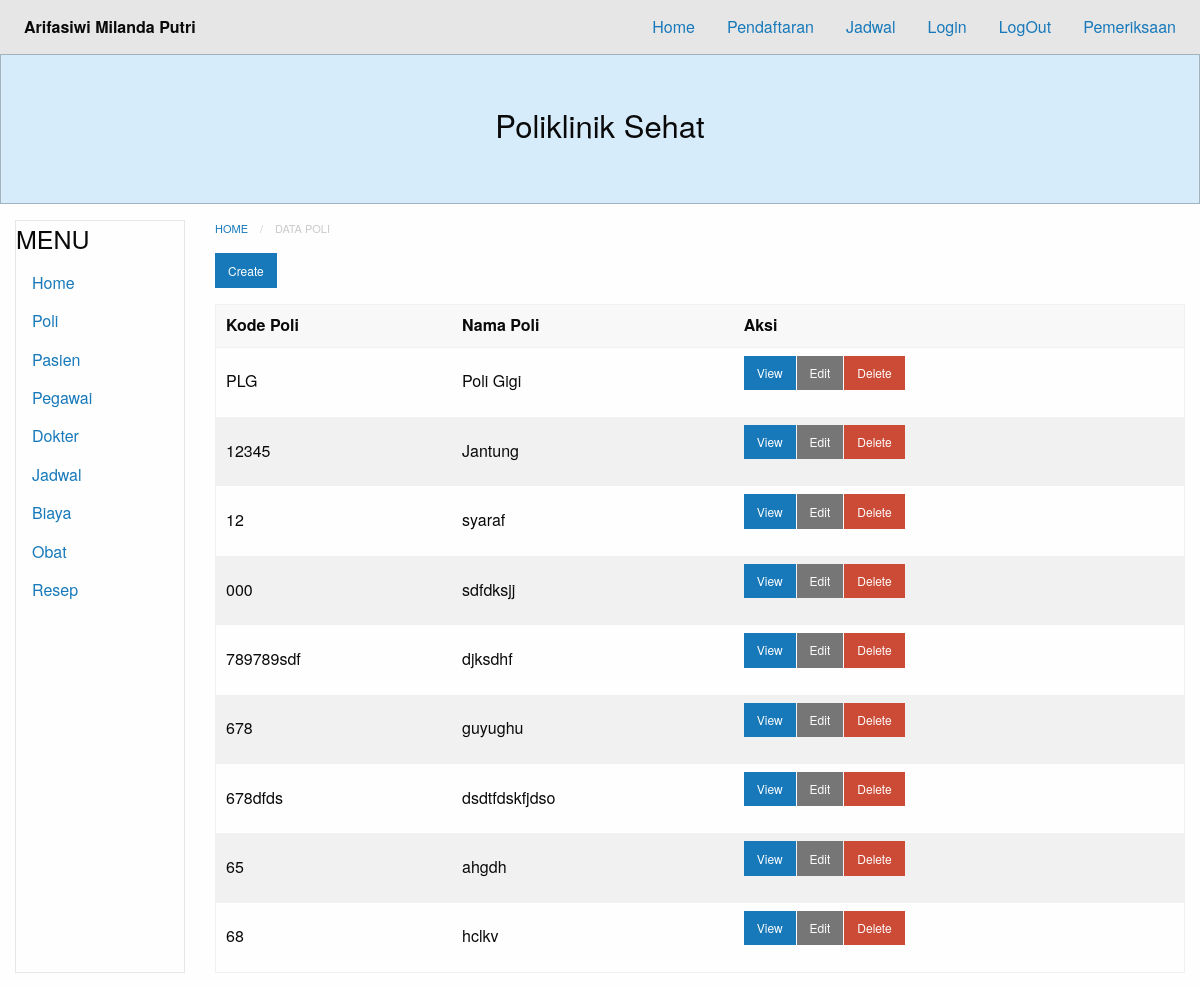
Before: /?module=poli with the older database file.
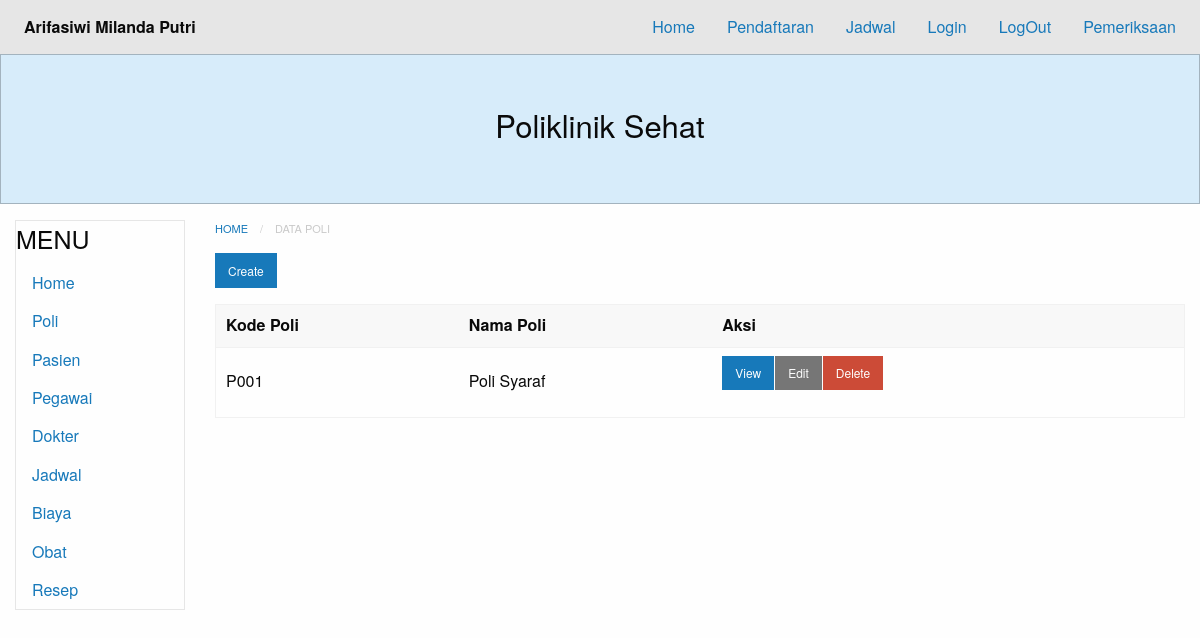
After: the same page with the newer database file.
### tables this page shows
CREATE TABLE `poli` (
  `id` int(11) NOT NULL,
  `kode` varchar(255) NOT NULL,
  `nama` varchar(255) NOT NULL
);

### database.php (called while the page is built, shortened)
<?php
class Database {
	private $db_host = "localhost";
	private $db_user = "root";
	private $db_pass = "";
	private $db_name = "07_arifasiwimp_poliklinik";
	var $con = false;
    var $myconn = "";
	var $result = array();
    function __construct() {
        if(!$this->con){
            $this->myconn = new mysqli($this->db_host, $this->db_user, $this->db_pass, $this->db_name);
            if($this->myconn->connect_errno > 0){
                array_push($this->result, $this->myconn->connect_error);
                return false;
            }else{
                $this->myconn->set_charset('utf8');
                $this->con = true;
                return true;
            }
        } else {
            return true;
        }
    }
	public function select($table, $rows = '*', $join = null,$join2 = null,$join3 = null,$join4 = null, $join5 = null, $join6 = null, $where = null, $order = null, $limit = null){
		$q = 'SELECT '.$rows.' FROM '.$table;
        if($this->tableExists($table)){
        	$query = $this->myconn->query($q);
			if($query){
				$this->numResults = $query->num_rows;
				for($i = 0; $i < $this->numResults; $i++){
					$r = $query->fetch_array();
                	$key = array_keys($r);
                	for($x = 0; $x < count($key); $x++){
                    	if(!is_int($key[$x])){
                    		if($query->num_rows >= 1){
                    			$this->result[$i][$key[$x]] = $r[$key[$x]];
							}else{
								$this->result[$i][$key[$x]] = null;
							}
						}
					}
				}
				return true;
			}else{
				array_push($this->result, $this->myconn->error);
				return false;
			}
      	}else{
      		return false;
    	}
    }
	private function TableExists($table) {
    	$res = $this->myconn->query('SHOW TABLES LIKE "'.$table.'"');
    	if(isset($res->num_rows)) {
        	return $res->num_rows > 0 ? true : false;
    	} else {
    		array_push($this->result, $table." does not exist in this database");
    		return false;
    	}
	}
    public function getResult(){
        $val = $this->result;
        $this->result = array();
        return $val;
    }
}

### modules/poli/poli-index.php (the view)
<nav aria-label="You are here:" role="navigation">
  <ul class="breadcrumbs">
    <li><a href="?module=home">Home</a></li>
    <li class="disabled">Data Poli</li>
  </ul>
</nav>
    <a href="?module=poli-create" class="small button">Create</a>
<table>
    <thead>
        <tr>
            <th>Kode Poli</th>
            <th>Nama Poli</th>
            <th>Aksi</th>
        </tr>
    </thead>
<?php
    require_once("database.php");
    $db=new Database();
    $db->select('poli', 'id, kode, nama');
    $res=$db->getResult();
      if(count($res) == 0){
          echo "<b>Tidak ada data yang tersedia</b>";
      }else{
          foreach ($res as &$r){?>
          <tr>
              <td><?php echo $r['kode'] ?></td>
              <td><?php echo $r['nama'] ?></td>
              <td>
                  <div class="small button-group">
                      <a href="?module=poli-show&id=<?php echo $r['id']; ?>" class=" button">View</a>
                      <a href="?module=poli-edit&id=<?php echo $r['id']; ?>" class="secondary button">Edit</a>
                      <a href="?module=poli-delete&id=<?php echo $r['id']; ?>"onClick='return confirm("Apakah yakin menghapus?")' class="alert button">Delete</a>
                  </div>
              </td>
          </tr>
<?php
                }
            }
            ?>
</table>

Changed rows visible on the page:
removed poli: kode "PLG", nama "Poli Gigi"
removed poli: kode "12345", nama "Jantung"
removed poli: kode "12", nama "syaraf"
removed poli: kode "000", nama "sdfdksjj"
removed poli: kode "789789sdf", nama "djksdhf"
removed poli: kode "678", nama "guyughu"
removed poli: kode "678dfds", nama "dsdtfdskfjdso"
removed poli: kode "65", nama "ahgdh"
removed poli: kode "68", nama "hclkv"
added poli: kode "P001", nama "Poli Syaraf"
